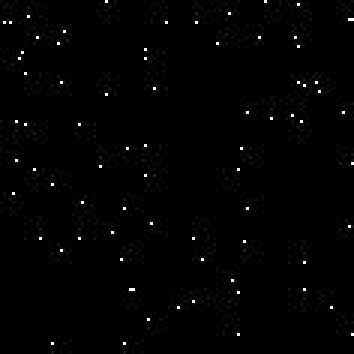
#> input picture tiles/tile_100_DEC6.jpg, 118 x 118 px (shown 3 times larger); its folder holds only this picture in this run
$ jupyter execute --allow-errors LogisticRegression.ipynb
#> lines starting #> are read from the running program, lines starting #| are printed output that depends on the picture
[cell 1]
from sklearn import datasets, model_selection, linear_model, neural_network, preprocessing, model_selection

import numpy as np
import matplotlib.pyplot as plt
import cv2
import glob, os

[cell 2]
# [5 lines of commented-out code are left out]

images=[]#np.zeros(2628)
X=[]#np.zeros(2628)
y=[]
numTiles=12


for i,file in enumerate(glob.glob("rot-tiles/*.jpg")):
    split=file.split("_")
    # [8 lines of commented-out code are left out]

    images.append(cv2.imread(file, cv2.IMREAD_GRAYSCALE)) #file, tile number, rotation
    '''
    if(split[-2]=='DEC' and int(split[-1].split(".")[0])<5):
        y.append(int(split[1]))
    elif(split[-2]=='DEC' and int(split[-1].split(".")[0])>=5):
        y.append(int(split[1])+1)
    elif(split[-2]=='RA' and int(split[-1].split(".")[0])<5):
        y.append(int(split[1]))
    elif(split[-2]=='RA' and int(split[-1].split(".")[0])>=5):
        y.append(int(split[1])+numTiles)
    else:
        y.append(int(split[0]))
    '''
    y.append(int(split[0].split("/")[1]))

# [5 lines of commented-out code are left out]
#> (the rest of this cell did not finish here and is left out)

#> (a cell that did not finish here is left out)

[cell 4]
scalar = preprocessing.MinMaxScaler()
#> (the rest of this cell did not finish here and is left out)

[cell 5]
from sklearn.linear_model import LogisticRegression
#> (the rest of this cell did not finish here and is left out)

#> (a cell that did not finish here is left out)

#> (a cell that did not finish here is left out)

[cell 8]
dist=[]
#> (the rest of this cell did not finish here and is left out)

[cell 9]
# [5 lines of commented-out code are left out]

images=[]#np.zeros(2628)
X_shift=[]#np.zeros(2628)
y_shift=[]
numTiles=12


for i,file in enumerate(glob.glob("tiles/*.jpg")):
    split=file.split("_")
    # [6 lines of commented-out code are left out]

    if(split[-2]=='noshift'):
        continue

    images.append(cv2.imread(file, cv2.IMREAD_GRAYSCALE)) #file, tile number, rotation

    if(split[-2]=='DEC' and int(split[-1].split(".")[0])<5):
        y_shift.append(int(split[1]))
    elif(split[-2]=='DEC' and int(split[-1].split(".")[0])>=5):
        y_shift.append(int(split[1])+1)
    elif(split[-2]=='RA' and int(split[-1].split(".")[0])<5):
        y_shift.append(int(split[1]))
    elif(split[-2]=='RA' and int(split[-1].split(".")[0])>=5):
        y_shift.append(int(split[1])+numTiles)
    else:
        y_shift.append(int(split[1]))

    # [7 lines of commented-out code are left out]
print(images[0])
#> (printed output is left out)
plt.imshow(images[0])
X_shift = np.asarray(images).reshape(len(images),-1)
#X=np.reshape(X,(2628,1))
#> (the rest of this cell did not finish here and is left out)

#> (a cell that did not finish here is left out)

[cell 11]
stars_found=cv2.imread('starsfound.png', cv2.IMREAD_GRAYSCALE)
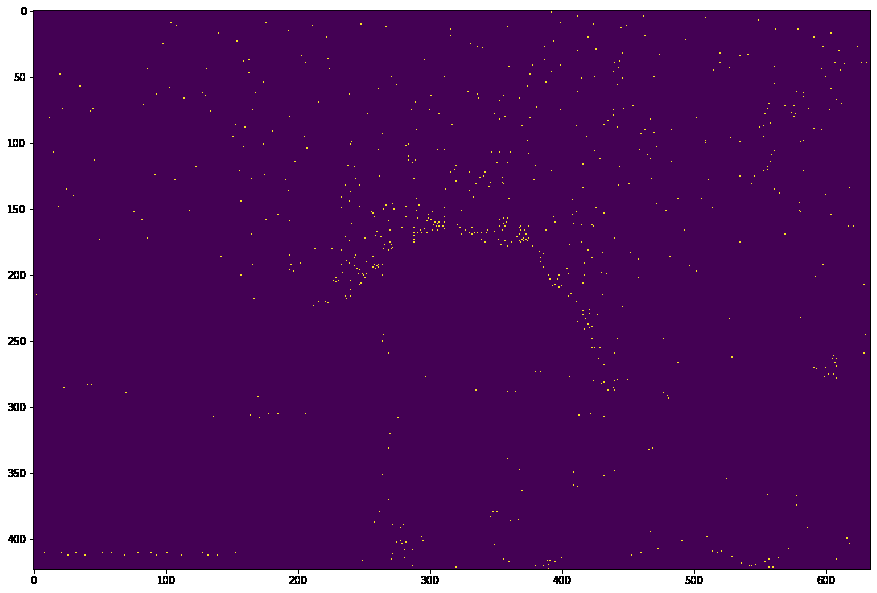
#> input picture starsfound.png, 877 x 593 px
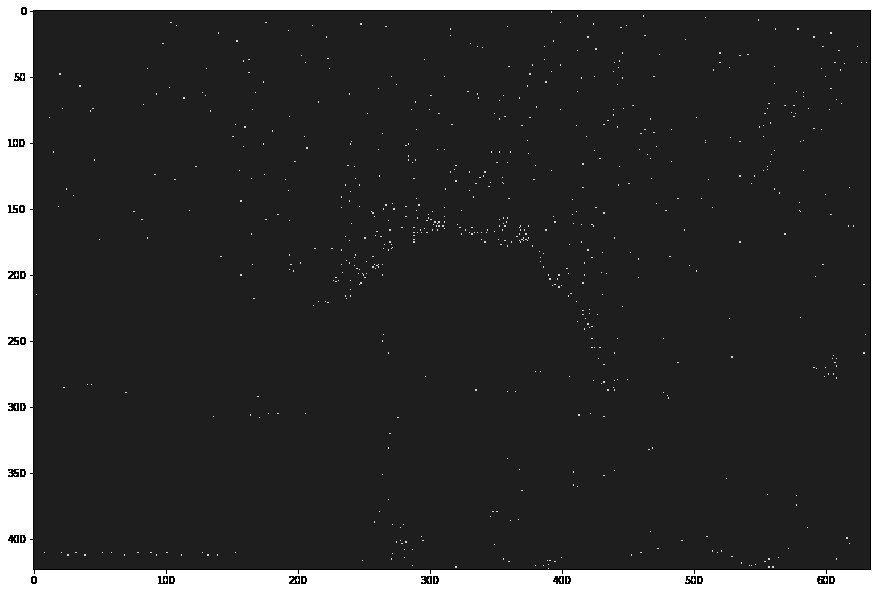
#> stars_found: shape (593, 877); min 0, max 255, mean 51.5

#import HYG_reader
import imutils

stars_found = stars_found[20:500, 100:]
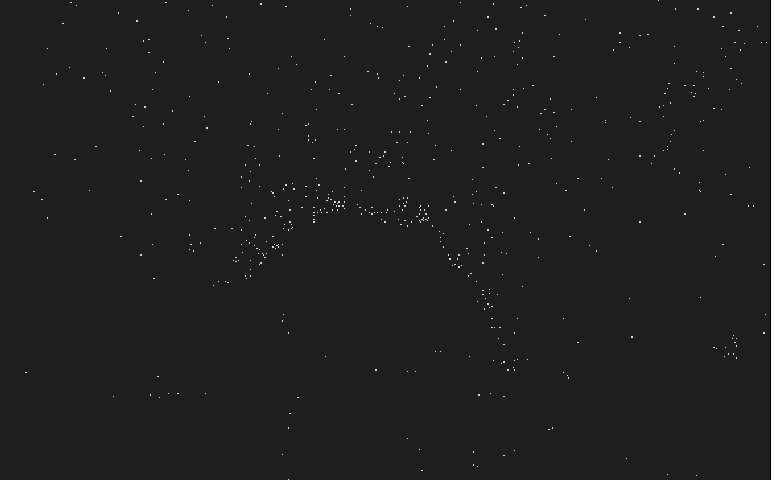
#> stars_found: shape (480, 777); min 0, max 255, mean 32.2
hw = 118*118
stars_found=imutils.resize(stars_found, width = hw, height = hw)
plt.imshow(stars_found*2)
plt.colorbar()
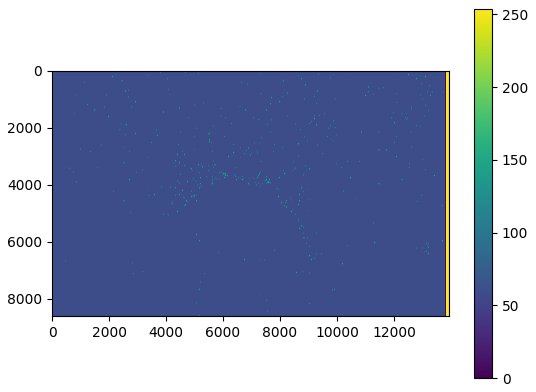
#> figure drawn by matplotlib, 2 panels
